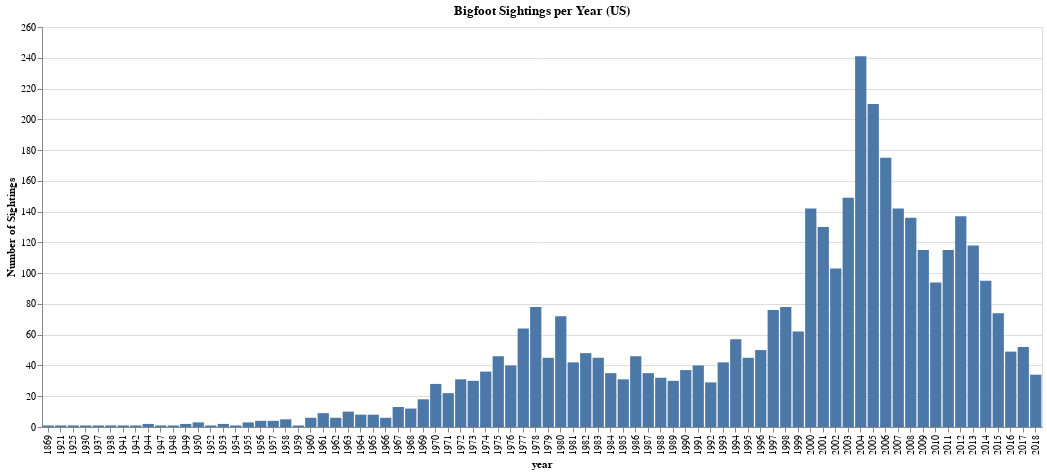

Here is the notebook cell this chart was saved with:
### Code cell
chart1 = alt.Chart(df_year).mark_bar().encode(
    x=alt.X('year:O', title='year'),
    y=alt.Y('count:Q', title='Number of Sightings'),
    tooltip=['year:O','count:Q']
).properties(
    width=1000,
    height=400,
    title='Bigfoot Sightings per Year (US)'
)

chart1

### Figure 1 — Vega-Lite specification as saved in the notebook (floating-point values rounded to 4 significant figures)
{"config": {"view": {"continuousWidth": 300, "continuousHeight": 300}}, "data": {"name": "data-8847db04955a73b463f649c43e6dc008"}, "mark": {"type": "bar"}, "encoding": {"tooltip": [{"field": "year", "type": "ordinal"}, {"field": "count", "type": "quantitative"}], "x": {"field": "year", "title": "year", "type": "ordinal"}, "y": {"field": "count", "title": "Number of Sightings", "type": "quantitative"}}, "height": 400, "title": "Bigfoot Sightings per Year (US)", "width": 1000, "$schema": "https://vega.github.io/schema/vega-lite/v5.20.1.json", "datasets": {"data-8847db04955a73b463f649c43e6dc008": [{"year": 1869.0, "count": 1}, {"year": 1921.0, "count": 1}, {"year": 1925.0, "count": 1}, {"year": 1930.0, "count": 1}, {"year": 1937.0, "count": 1}, {"year": 1938.0, "count": 1}, {"year": 1941.0, "count": 1}, {"year": 1942.0, "count": 1}, {"year": 1944.0, "count": 2}, {"year": 1947.0, "count": 1}, {"year": 1948.0, "count": 1}, {"year": 1949.0, "count": 2}, {"year": 1950.0, "count": 3}, {"year": 1952.0, "count": 1}, {"year": 1953.0, "count": 2}, {"year": 1954.0, "count": 1}, {"year": 1955.0, "count": 3}, {"year": 1956.0, "count": 4}, {"year": 1957.0, "count": 4}, {"year": 1958.0, "count": 5}, {"year": 1959.0, "count": 1}, {"year": 1960.0, "count": 6}, {"year": 1961.0, "count": 9}, {"year": 1962.0, "count": 6}, {"year": 1963.0, "count": 10}, {"year": 1964.0, "count": 8}, {"year": 1965.0, "count": 8}, {"year": 1966.0, "count": 6}, {"year": 1967.0, "count": 13}, {"year": 1968.0, "count": 12}, {"year": 1969.0, "count": 18}, {"year": 1970.0, "count": 28}, {"year": 1971.0, "count": 22}, {"year": 1972.0, "count": 31}, {"year": 1973.0, "count": 30}, {"year": 1974.0, "count": 36}, {"year": 1975.0, "count": 46}, {"year": 1976.0, "count": 40}, {"year": 1977.0, "count": 64}, {"year": 1978.0, "count": 78}, {"year": 1979.0, "count": 45}, {"year": 1980.0, "count": 72}, {"year": 1981.0, "count": 42}, {"year": 1982.0, "count": 48}, {"year": 1983.0, "count": 45}, {"year": 1984.0, "count": 35}, {"year": 1985.0, "count": 31}, {"year": 1986.0, "count": 46}, {"year": 1987.0, "count": 35}, {"year": 1988.0, "count": 32}, {"year": 1989.0, "count": 30}, {"year": 1990.0, "count": 37}, {"year": 1991.0, "count": 40}, {"year": 1992.0, "count": 29}, {"year": 1993.0, "count": 42}, {"year": 1994.0, "count": 57}, {"year": 1995.0, "count": 45}, {"year": 1996.0, "count": 50}, {"year": 1997.0, "count": 76}, {"year": 1998.0, "count": 78}, {"year": 1999.0, "count": 62}, {"year": 2000.0, "count": 142}, {"year": 2001.0, "count": 130}, {"year": 2002.0, "count": 103}, {"year": 2003.0, "count": 149}, {"year": 2004.0, "count": 241}, {"year": 2005.0, "count": 210}, {"year": 2006.0, "count": 175}, {"year": 2007.0, "count": 142}, {"year": 2008.0, "count": 136}, {"year": 2009.0, "count": 115}, {"year": 2010.0, "count": 94}, {"year": 2011.0, "count": 115}, {"year": 2012.0, "count": 137}, {"year": 2013.0, "count": 118}, {"year": 2014.0, "count": 95}, {"year": 2015.0, "count": 74}, {"year": 2016.0, "count": 49}, {"year": 2017.0, "count": 52}, {"year": 2018.0, "count": 34}]}}
